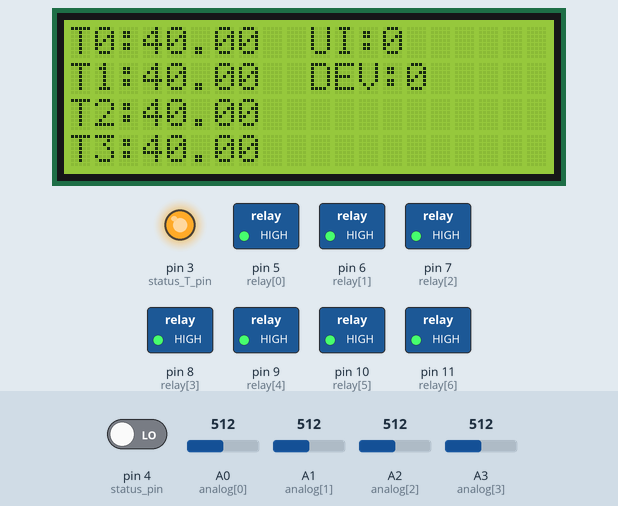
Bench run of a sketch on a simulated Arduino Uno, built with avr-gcc and run on an emulated ATmega328P. On the bench: 20×4 character LCD, switched loads named in the sketch (green lamp = pin HIGH), output pins drawn as LEDs (lit = HIGH). The inputs (shaded band) are chosen by the test bench; at power-on: A0 (analog[0]) = 512, A1 (analog[1]) = 512, pin 4 (status_pin) LOW, A2 (analog[2]) = 512, A3 (analog[3]) = 512. Pins used as bus, display or sensor lines are not drawn; what the sketch prints to the serial monitor is not drawn.

Above: at 11.2 s.
11.3 s: A0 (analog[0]) set to 112
At 13.1 s:
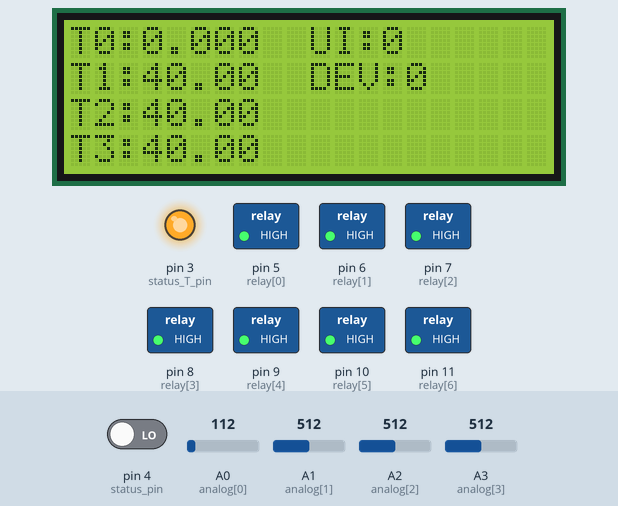
13.6 s: A0 (analog[0]) set to 94
At 14.7 s:
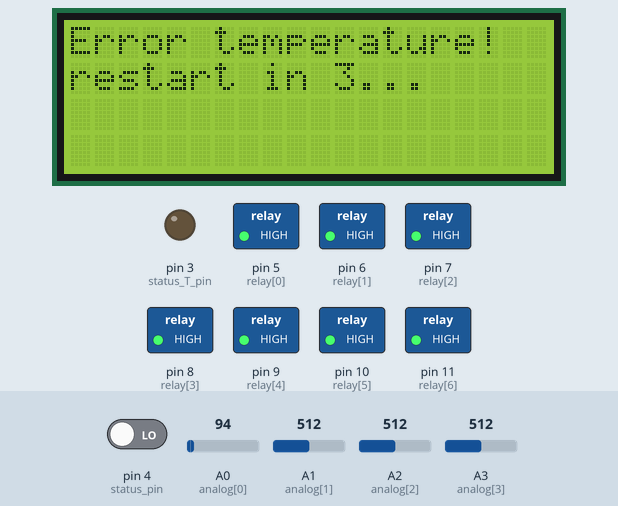
17.7 s: A0 (analog[0]) set to 609
At 21.7 s:
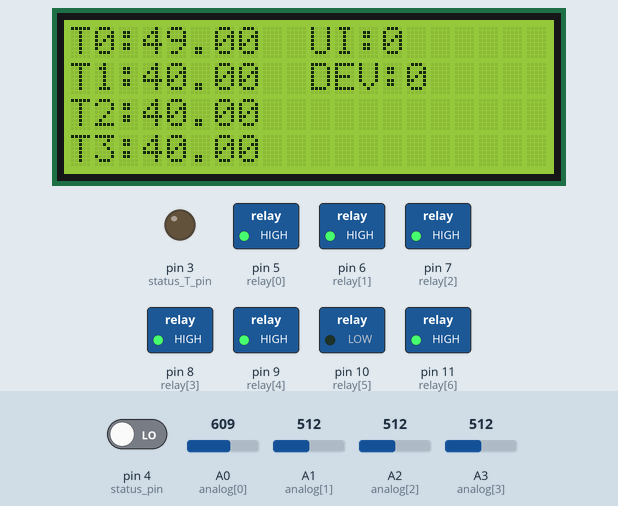
21.8 s: A0 (analog[0]) set to 636
At 23.4 s:
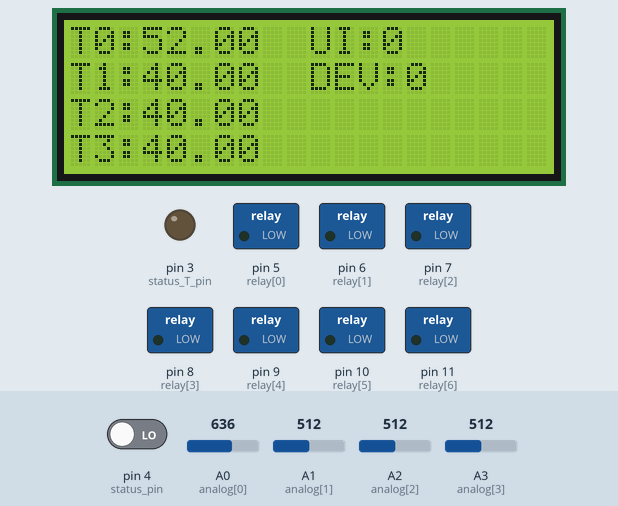
24.0 s: A1 (analog[1]) set to 107
At 25.7 s:
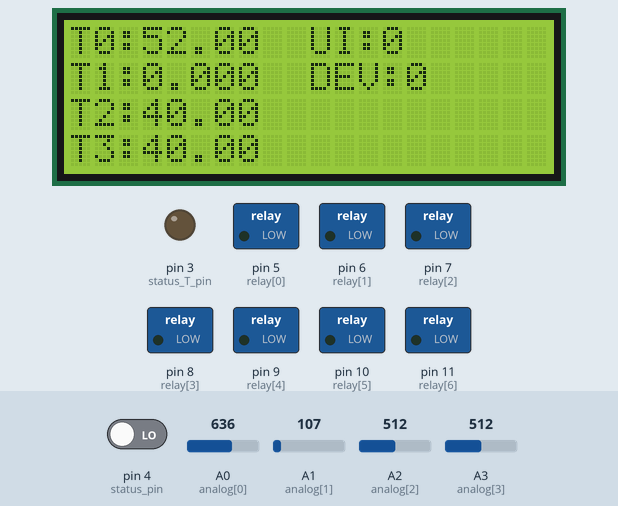
26.1 s: A1 (analog[1]) set to 94
At 30.6 s:
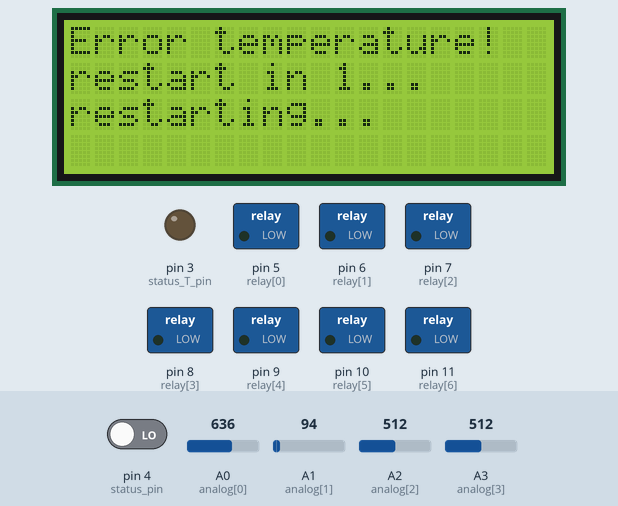
Timing chart, 0 to 31.2 s (numbered marks = the images above; inputs shaded):
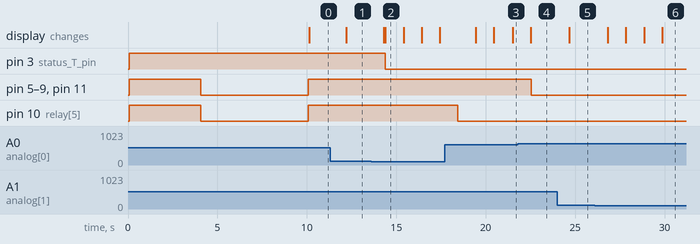

Measured:
- the behaviour switches between 103 and 102 on A0 (analog[0]) (found by bisection; images 1 and 2)
- the behaviour switches between 624 and 625 on A0 (analog[0]) (found by bisection; images 3 and 4)
- the behaviour switches between 103 and 102 on A1 (analog[1]) (found by bisection; images 5 and 6)
- after the input at 11.3 s, the display: changes after 0.89 s (image 1)
- after the input at 13.6 s, pin 3 (status_T_pin): HIGH → LOW after 0.78 s; the display: first changes after 0.71 s (image 2 shows a later state)
- after the input at 17.7 s, the display: first differs from a run without the input after 3.8 s (image 3)
- after the input at 21.8 s, pin 5 (relay[0]), pin 6 (relay[1]), pin 7 (relay[2]), pin 8 (relay[3]), pin 9 (relay[4]), pin 11 (relay[6]): HIGH → LOW after 0.76 s; the display: changes after 0.71 s (image 4)
- after the input at 24.0 s, the display: changes after 0.68 s (image 5)
- after the input at 26.1 s, the display: first changes after 0.73 s (image 6 shows a later state)

The sketch:

power_control_atmega.ino
```cpp
/*
Created by:
Sebastian Owarzany
Technical Physics
Faculty of Physics and Applied Computer Science
AGH University of Science and Technology
https://github.com/SebekO
*/
#include <Wire.h>
#include <LiquidCrystal_I2C.h>
#include "board_settings.h"

LiquidCrystal_I2C lcd(0x27,20,4);

void setup()
{
  lcd.init();
  lcd.backlight();
  Serial.begin(9600);

  for (int i = 0; i < n; i++) {
    pinMode(relay[i], OUTPUT);
    digitalWrite(relay[i], HIGH);
  }
  for (int i = 0; i < 4; i++) {
    pinMode(analog[i], INPUT);
  }
  pinMode(status_pw_pin, OUTPUT);
  pinMode(status_ui_pin, INPUT);
  pinMode(reset_ui_pin, OUTPUT);
  pinMode(status_T_pin, OUTPUT);
  pinMode(status_pin, INPUT);

  digitalWrite(status_pw_pin, HIGH);
  digitalWrite(reset_ui_pin, LOW);
  digitalWrite(status_T_pin, HIGH);
  check_dev();
}

void loop()
{
  temp();
  //check_dev();
  delay(1000);
}

void temp()
{
  for (int i = 0; i < 4; i++) {
    temperatureC[i] = map(analogRead(analog[i]), 0, 1024, -10, 90);
    lcd.setCursor(0,i);
    lcd.print("T");
    lcd.setCursor(1,i);
    lcd.print(i);
    lcd.setCursor(2,i);
    lcd.print(":");
    lcd.setCursor(3,i);
    lcd.print(temperatureC[i]);
    if(temperatureC[i] < T_min || temperatureC[i] > T_err){
      t_status = 1;
    }
  }

  lcd.setCursor(10,0);
  lcd.print("UI:");
  lcd.setCursor(13,0);
  lcd.print(digitalRead(status_ui_pin));
  lcd.setCursor(10,1);
  lcd.print("DEV:");
  lcd.setCursor(14,1);
  lcd.print(digitalRead(status_pin));

  if(t_status){
    lcd.clear();
    lcd.setCursor(0,0);
    lcd.print("Error temperature!");
    check_own();
  }
  else{
    if (temperatureC[0] > 50 || temperatureC[1] > 50) {
      Serial.println(F("Error reading temperature! or temp: "));
      Serial.println(temperatureC[0]);
      Serial.println(temperatureC[1]);
      for (int i = 0; i < n; i++) {
        digitalWrite(relay[i], LOW);
      }
    }
    else{
      if( temperatureC[0] > 30 || temperatureC[1] > 30){
        Serial.println(temperatureC[0]);
      Serial.println(temperatureC[1]);
        digitalWrite(relay[4], HIGH);
      }
      else{
        Serial.println(temperatureC[0]);
      Serial.println(temperatureC[1]);
        digitalWrite(relay[4], LOW);
      }
    }
  }
}

void check_dev()
{
  if( digitalRead(status_ui_pin) == LOW && digitalRead(relay[0]) == HIGH ){
    Serial.println("restart uC in 3...");
    delay(1000);
    Serial.println("restart uC in 2...");
    delay(1000);
    Serial.println("restart uC in 1...");
    delay(1000);
    Serial.println("restarting uC...");
    delay(1000);
    for (int i = 0; i < n; i++) {
        digitalWrite(relay[i], LOW);
    }
    digitalWrite(reset_ui_pin, LOW);
    delay(1000);
    digitalWrite(reset_ui_pin, HIGH);
    delay(5000);
    for (int i = 0; i < n; i++) {
        digitalWrite(relay[i], HIGH);
    }
  }
  else{
  Serial.println("uC status: OK");
  }
}
void check_own()
{
  digitalWrite(status_T_pin, LOW);
  lcd.setCursor(0,1);
  lcd.print("restart in 3...");
  delay(1000);
  lcd.setCursor(0,1);
  lcd.print("restart in 2...");
  delay(1000);
  lcd.setCursor(0,1);
  lcd.print("restart in 1...");
  delay(1000);
  lcd.setCursor(0,2);
  lcd.print("restarting...");
  delay(1000);
  digitalWrite(relay[5], LOW);
  delay(1000);
  lcd.setCursor(0,3);
  lcd.print("...OK");
  t_status = 0;
  delay(1000);
  lcd.clear();

}
```

board_settings.h
```cpp
#define n 7

void check_dev();
void temp();
void check_own();

int analog[4] = { A0, A1, A2, A3 }; //Temp: pw, pw, ui, pan
int relay[n] = { 5, 6, 7, 8, 9, 10, 11}; //relay: 5V, 32A, 10A,  24V, fan1, fan2, pump
int status_ui_pin = 1; //D8
int reset_ui_pin = 2; //D4
int status_pw_pin = 0; //D7
int status_T_pin = 3; //D7
int status_pin = 4;
int T_min = 0;
int T_err = 80;
float temperatureC[4];
bool t_status;
```
